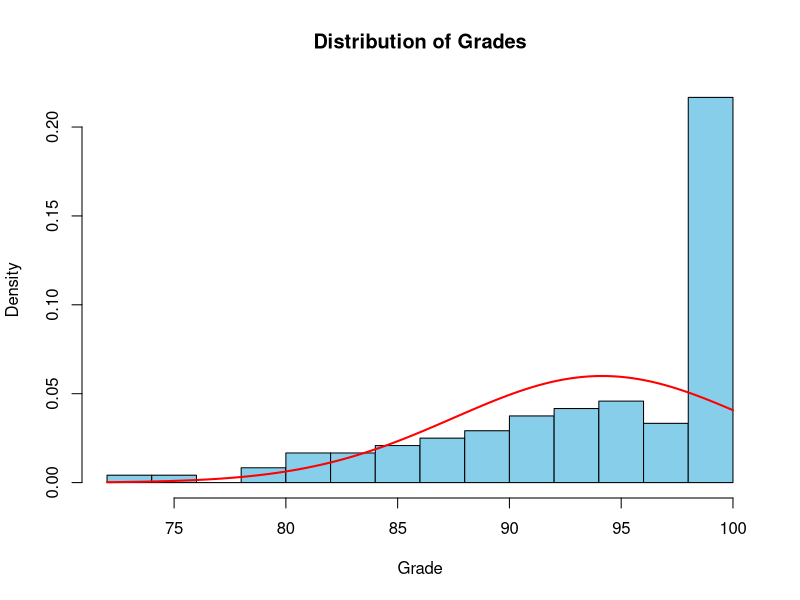
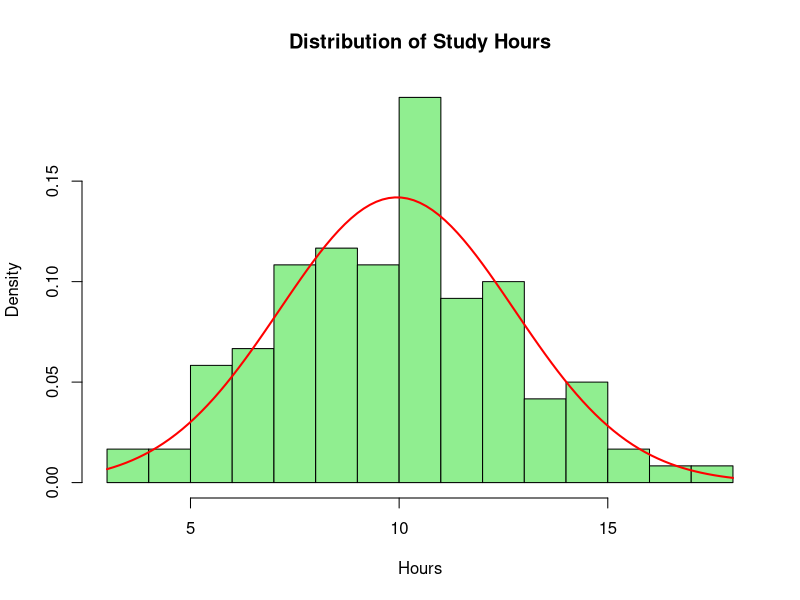
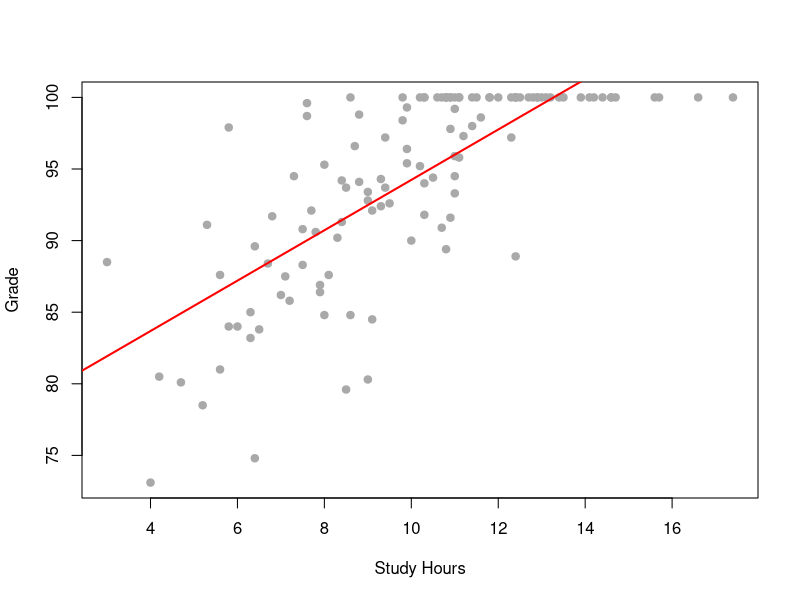
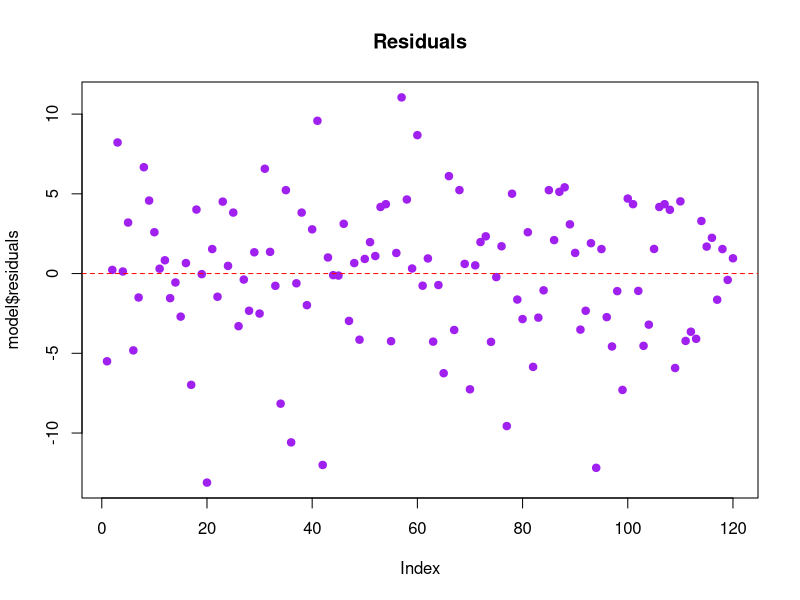

Here is the R script that generated these plots, in order:
## ---- chunk 1
library(tidyverse)
clean_data <- read_csv("../data/student_registrations_clean.csv")
glimpse(clean_data)
## ---- chunk 2
summary(clean_data$grade)
sd(clean_data$grade, na.rm = TRUE)
IQR(clean_data$grade, na.rm = TRUE)

summary(clean_data$study_hours)
sd(clean_data$study_hours, na.rm = TRUE)
IQR(clean_data$study_hours, na.rm = TRUE)
## ---- chunk 3
hist(clean_data$grade, breaks = 15, prob = TRUE,
     main = "Distribution of Grades",
     xlab = "Grade", col = "skyblue")

curve(dnorm(x, mean(clean_data$grade), sd(clean_data$grade)),
      add = TRUE, col = "red", lwd = 2)

hist(clean_data$study_hours, breaks = 15, prob = TRUE,
     main = "Distribution of Study Hours",
     xlab = "Hours", col = "lightgreen")

curve(dnorm(x, mean(clean_data$study_hours), sd(clean_data$study_hours)),
      add = TRUE, col = "red", lwd = 2)
## ---- chunk 4
model <- lm(grade ~ study_hours, data = clean_data)
summary(model)
## ---- chunk 5
plot(clean_data$study_hours, clean_data$grade,
     xlab = "Study Hours", ylab = "Grade",
     pch = 19, col = "darkgrey")

abline(model, col = "red", lwd = 2)
## ---- chunk 6
plot(model$residuals,
     main = "Residuals",
     col = "purple", pch = 19)

abline(h = 0, col = "red", lty = 2)
